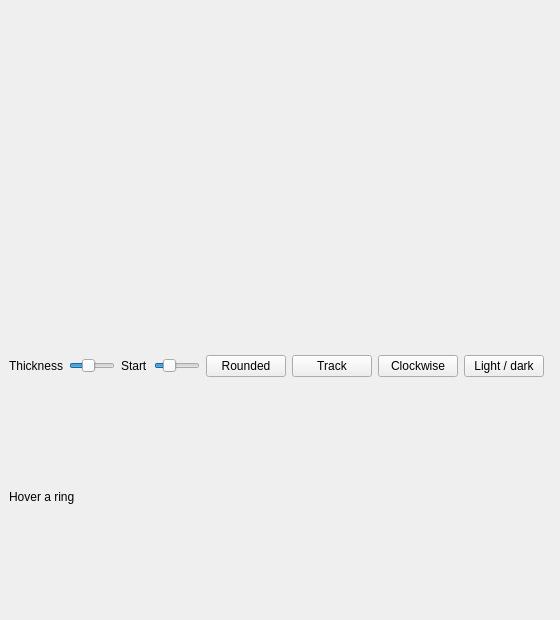
<?xml version='1.0' encoding='utf-8'?>
<ui version="4.0">
 <class>MainWindow</class>
 <widget class="QMainWindow" name="MainWindow">
  <property name="geometry">
   <rect>
    <x>0</x>
    <y>0</y>
    <width>560</width>
    <height>620</height>
   </rect>
  </property>
  <property name="windowTitle">
   <string>QCustomRadialBars</string>
  </property>
  <widget class="QWidget" name="centralwidget">
   <layout class="QVBoxLayout" name="verticalLayout">
    <property name="spacing">14</property>
    <property name="leftMargin">20</property>
    <property name="topMargin">20</property>
    <property name="rightMargin">20</property>
    <property name="bottomMargin">20</property>
    <item>
     <widget class="QCustomRadialBars" name="radialBars" native="true">
      <property name="minimumSize">
       <size>
        <width>0</width>
        <height>340</height>
       </size>
      </property>
     </widget>
    </item>
    <item>
     <layout class="QHBoxLayout" name="controlsRow">
      <item>
       <widget class="QLabel" name="thicknessCaption">
        <property name="text">
         <string>Thickness</string>
        </property>
       </widget>
      </item>
      <item>
       <widget class="QSlider" name="thicknessSlider">
        <property name="minimum">
         <number>4</number>
        </property>
        <property name="maximum">
         <number>40</number>
        </property>
        <property name="value">
         <number>18</number>
        </property>
        <property name="orientation">
         <enum>Qt::Horizontal</enum>
        </property>
       </widget>
      </item>
      <item>
       <widget class="QLabel" name="startCaption">
        <property name="text">
         <string>Start</string>
        </property>
       </widget>
      </item>
      <item>
       <widget class="QSlider" name="startSlider">
        <property name="maximum">
         <number>359</number>
        </property>
        <property name="value">
         <number>90</number>
        </property>
        <property name="orientation">
         <enum>Qt::Horizontal</enum>
        </property>
       </widget>
      </item>
      <item>
       <widget class="QPushButton" name="roundedBtn">
        <property name="text">
         <string>Rounded</string>
        </property>
       </widget>
      </item>
      <item>
       <widget class="QPushButton" name="trackBtn">
        <property name="text">
         <string>Track</string>
        </property>
       </widget>
      </item>
      <item>
       <widget class="QPushButton" name="clockwiseBtn">
        <property name="text">
         <string>Clockwise</string>
        </property>
       </widget>
      </item>
      <item>
       <widget class="QPushButton" name="themeBtn">
        <property name="text">
         <string>Light / dark</string>
        </property>
       </widget>
      </item>
      <item>
       <spacer name="controlsSpacer">
        <property name="orientation">
         <enum>Qt::Horizontal</enum>
        </property>
       </spacer>
      </item>
     </layout>
    </item>
    <item>
     <widget class="QLabel" name="statusLabel">
      <property name="text">
       <string>Hover a ring</string>
      </property>
     </widget>
    </item>
   </layout>
  </widget>
 </widget>
 <customwidgets>
  <customwidget>
   <class>QCustomRadialBars</class>
   <extends>QWidget</extends>
   <header location="global">Custom_Widgets.QCustomRadialBars.h</header>
  </customwidget>
 <customwidget><class>QPushButton</class><extends>QPushButton</extends><header location="global">Custom_Widgets.Theme.h</header><container>1</container></customwidget><customwidget><class>QLabel</class><extends>QLabel</extends><header location="global">Custom_Widgets.Theme.h</header><container>1</container></customwidget></customwidgets>
 <connections />
</ui>
